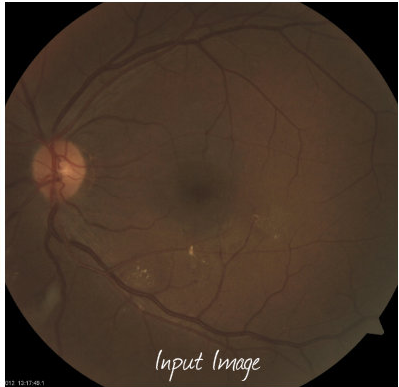
#> input picture 220962076_CV/220962076_Week2/inp.png, 399 x 387 px
$ python tp.py
#> lines starting #> are read from the running program, lines starting #| are printed output that depends on the picture
# import packages
import matplotlib.pyplot as plt
from skimage import exposure
from skimage.exposure import match_histograms
import cv2

# reading main image
img1 = cv2.imread("inp.png")
#> img1 is the input picture: shape (387, 399, 3); mean B, G, R 41.9, 55.1, 72.6

# checking the number of channels
print('No of Channel is: ' + str(img1.ndim))
#| No of Channel is: 3

# reading reference image
img2 = cv2.imread("ref.png")
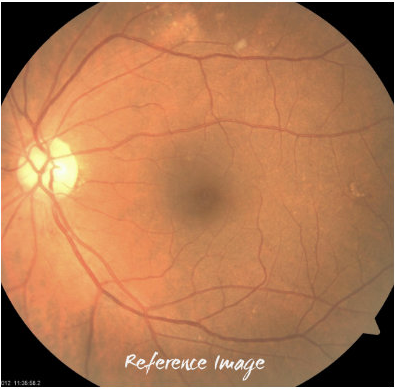
#> input picture 220962076_CV/220962076_Week2/ref.png, 395 x 390 px
#> img2 is the input picture: shape (390, 395, 3); mean B, G, R 82.4, 120.3, 176.2

# checking the number of channels
print('No of Channel is: ' + str(img2.ndim))
#| No of Channel is: 3

image = img1
reference = img2

matched = match_histograms(image, reference)
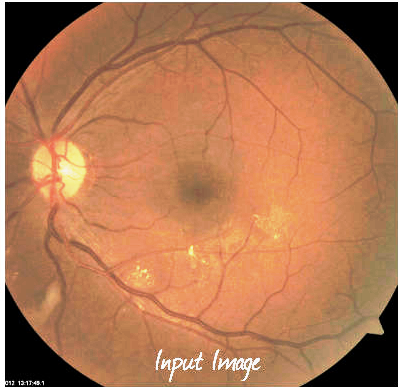
#> matched: shape (387, 399, 3) float64; mean B, G, R 83.1, 120.2, 178.3
fig, (ax1, ax2, ax3) = plt.subplots(nrows=1, ncols=3,figsize=(8, 3),sharex=True, sharey=True)

for aa in (ax1, ax2, ax3):aa.set_axis_off()

ax1.imshow(image)
ax1.set_title('Source')
ax2.imshow(reference)
ax2.set_title('Reference')
ax3.imshow(matched)
ax3.set_title('Matched')

plt.tight_layout()
plt.show()
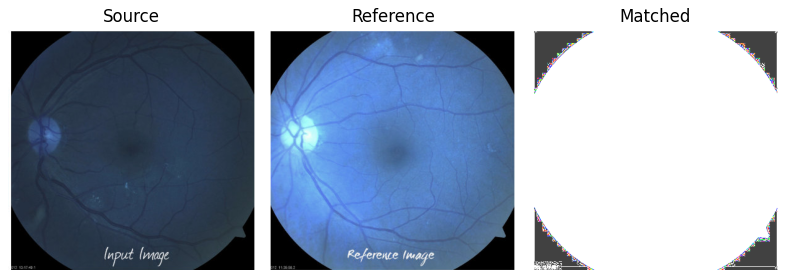
#> figure drawn by matplotlib, 3 panels; B, G, R data is drawn as R, G, B

fig, axes = plt.subplots(nrows=3, ncols=3, figsize=(8, 8))

for i, img in enumerate((image, reference, matched)):
	for c, c_color in enumerate(('red', 'green', 'blue')):
		img_hist, bins = exposure.histogram(img[..., c],source_range='dtype')
		axes[c, i].plot(bins, img_hist / img_hist.max())
		img_cdf, bins = exposure.cumulative_distribution(img[..., c])
		axes[c, i].plot(bins, img_cdf)
		axes[c, 0].set_ylabel(c_color)
#> this loop made 3 passes

axes[0, 0].set_title('Source')
axes[0, 1].set_title('Reference')
axes[0, 2].set_title('Matched')

plt.tight_layout()
plt.show()
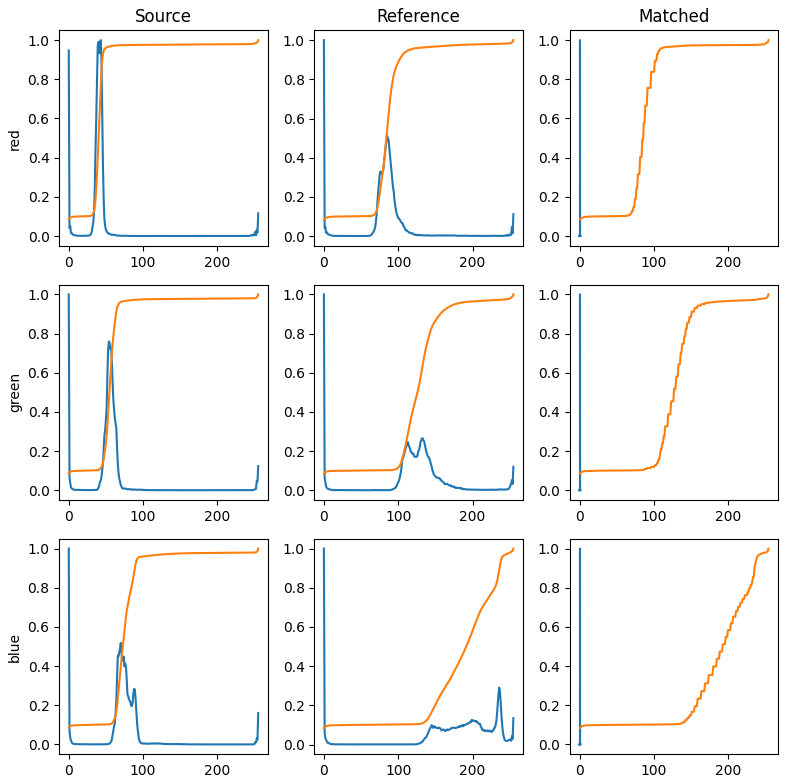
#> figure drawn by matplotlib, 9 panels; panel 1: curve peaks at x = 43, y = 1; panel 1: curve peaks at x = 255, y = 1; panel 2: curve peaks at x = 0, y = 1; panel 2: curve peaks at x = 255, y = 1
